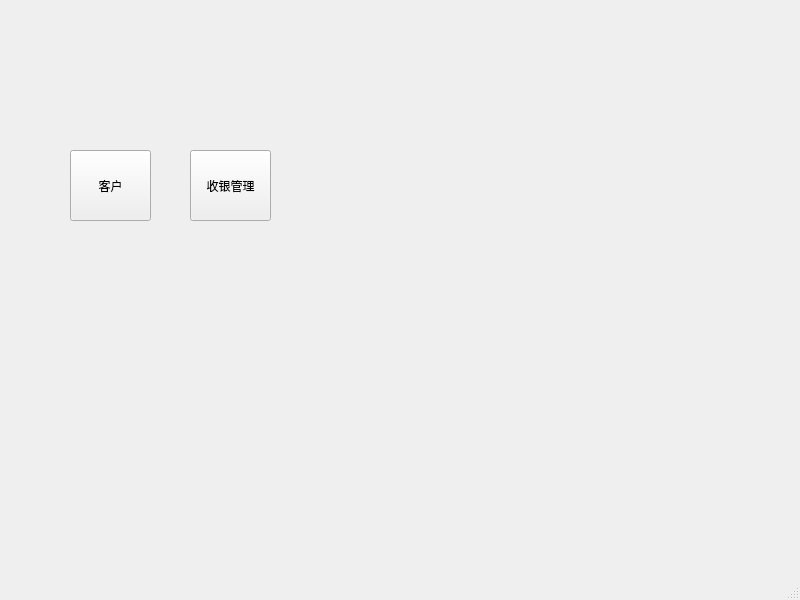
<?xml version="1.0" encoding="UTF-8"?>
<ui version="4.0">
 <class>MainWindow</class>
 <widget class="QMainWindow" name="MainWindow">
  <property name="geometry">
   <rect>
    <x>0</x>
    <y>0</y>
    <width>800</width>
    <height>600</height>
   </rect>
  </property>
  <property name="windowTitle">
   <string>MainWindow</string>
  </property>
  <widget class="QWidget" name="centralwidget">
   <widget class="QPushButton" name="pushButton">
    <property name="geometry">
     <rect>
      <x>70</x>
      <y>150</y>
      <width>81</width>
      <height>71</height>
     </rect>
    </property>
    <property name="text">
     <string>客户</string>
    </property>
   </widget>
   <widget class="QPushButton" name="pushButton_2">
    <property name="geometry">
     <rect>
      <x>190</x>
      <y>150</y>
      <width>81</width>
      <height>71</height>
     </rect>
    </property>
    <property name="text">
     <string>收银管理</string>
    </property>
   </widget>
  </widget>
  <widget class="QMenuBar" name="menubar">
   <property name="geometry">
    <rect>
     <x>0</x>
     <y>0</y>
     <width>800</width>
     <height>26</height>
    </rect>
   </property>
  </widget>
  <widget class="QStatusBar" name="statusbar"/>
 </widget>
 <resources/>
 <connections/>
</ui>
